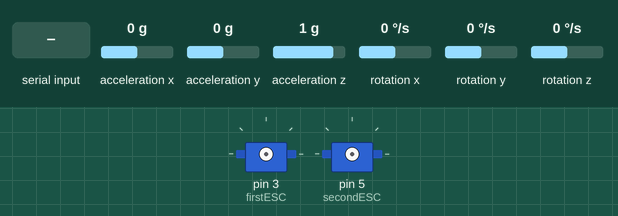
Recording of a sketch running on a simulated Arduino Uno, built with avr-gcc and run on an emulated ATmega328P. Shown: 2 × servo. The test bench sets the inputs (shaded band); at power-on: acceleration x 0 g, acceleration y 0 g, acceleration z 1 g, rotation x 0 °/s, rotation y 0 °/s, rotation z 0 °/s. The sensor or clock chip raises its interrupt line as the real part does; what the sketch prints to the serial monitor is not drawn.

Above: at 0.9 s.
1.0 s: byte 1 (1) received over Serial
3.0 s: byte 2 (MEGA_STARTESC) received over Serial
At 4.2 s:
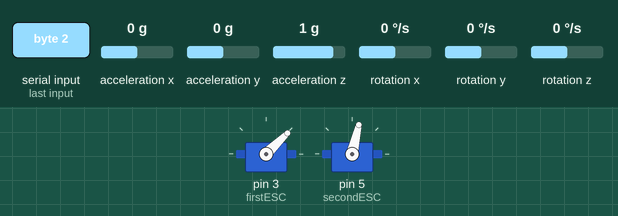
Timing chart, 0 to 24.5 s (numbered marks = the images above; inputs shaded):
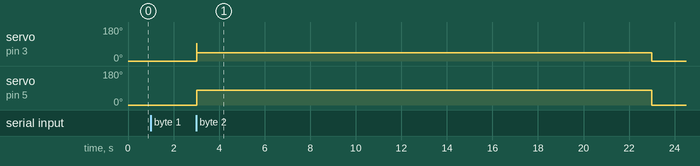

The sketch:

LQR1DOFPend.ino
```cpp
// PID2DOFPend v.1.5.2 (stable)
// updated 24 June 2019
// drives ESCs in parallel to PIDCart_RTData or PIDCart_saveData
// on Arduino Pro Mini via Serial
// sends roll, pitch, and sampling time for each feedback iteration
// set enableRotors as false to disable ESCs for debugging

#include <I2Cdev.h>
#include <Servo.h>
#include <I2C.h>
#include <MPU6050_6Axis_MotionApps20.h>
#include <Wire.h>

MPU6050 mpu;

#define ACCELEROMETER_SENSITIVITY 16384.0
#define GYROSCOPE_SENSITIVITY 131.0
#define SCL A5
#define SDA A4
#define INTERRUPT_PIN 10  // use pin 2 on Arduino Uno & most boards


// MPU control/status vars
bool dmpReady = false;  // set true if DMP init was successful
uint8_t mpuIntStatus;   // holds actual interrupt status byte from MPU
uint8_t devStatus;      // return status after each device operation (0 = success, !0 = error)
uint16_t packetSize;    // expected DMP packet size (default is 42 bytes)
uint16_t fifoCount;     // count of all bytes currently in FIFO
uint8_t fifoBuffer[64]; // FIFO storage buffer

// orientation/motion vars
Quaternion q;           // [w, x, y, z]         quaternion container
VectorFloat gravity;    // [x, y, z]            gravity vector
float ypr[3];           // [yaw, pitch, roll]   yaw/pitch/roll container and gravity vector

// Initialise the roll pitch yaw variables
float roll = 0;
int i = 0;

double rollTarget = 0;
double rollErrSum, lastRollErr;
double k, s;
double dRollErr, rollError, dRoll;
double lastRoll = 0;

// times
unsigned long timeChange = 0;
unsigned long lastTime = 0;
unsigned long timeBegin;
unsigned long endTime = 20000; // duration of controller activation in milliseconds

union ftb {
    float fval;
    byte bval[4];
}; // union type declaration to convert float to bytes and vice versa
ftb floatToBytes; // union variable that converts float to bytes and vice versa

// ESC initialised
Servo firstESC, secondESC;
int firstESCSpeed = 0;
int firstESCSpeedPrev = 0;
int secondESCSpeed = 0;
int secondESCSpeedPrev = 0;
int ESCSpeedMAX = 2000;
int ESCSpeedMIN = 1000;
int ESCSpeedDMAX = 800; // Limits the range of ESC speeds. Eg. with ESCSpeedMIN=1000, and ESCSpeedDMAX at 800, the max speed is 1800.
int ESCRateCap = 500; // Limits the increments size of the ESC speed.
int value = 0;

// Used in 'turnOff' function to assign new gains.
double newP, newI, newD;

// debugger flags
bool enableRotors = true; // set to true to enable rotors
//bool enableRotorData = false; // set to true to print control inputs for ESC

volatile bool mpuInterrupt = false;     // indicates whether MPU interrupt pin has gone high
void dmpDataReady() {
    mpuInterrupt = true;
}

unsigned short sysStatus = 0;

#define SETTING_UP 0
#define ESCSTANDBY 1
#define ESCSTARTED 2
#define ESCSTOPPED 3
#define WAITFOR_KP 4
#define WAITFOR_KI 5
#define WAITFOR_KD 6
#define ERROR_FAIL 7

// define 1-byte status flags to write to Mega
#define MINI_COMSETUP   1
#define MINI_I2CINIT    2
#define MINI_MPUTEST    3
#define MINI_MPUREADY   4
#define MINI_MPUFAIL    5
#define MINI_DMPINIT    6
#define MINI_DMPENABLE  7
#define MINI_DMPINTRUPT 8
#define MINI_DMPREADY   9
#define MINI_DMPFAIL1   10
#define MINI_DMPFAIL2   11
#define MINI_DMPFAIL0   12
#define MINI_ESCSTANDBY 13
#define MINI_ESCSTARTED 14
#define MINI_DATADUMP   15
#define MINI_ESCENDED   16
#define MINI_NEWGAINP   17
#define MINI_NEWGAINI   18
#define MINI_NEWGAIND   19
#define MINI_ERROR      20

// define 1-byte status flags to read from Mega
#define MEGA_COMSETUP   1
#define MEGA_STARTESC   2
#define MEGA_PRINTEND   3
#define MEGA_COMFLOAT   4

///////////////////////////////////////////////////////////////
//-----------------------EXECUTION LOOP----------------------//
///////////////////////////////////////////////////////////////

void setup(){
    Serial.begin(115200);
    while(Serial.read()>=0);
    setupConnection();
    setupMPU();
    setupESC();
    k = 107.5033;    s = 316.0166;
    sysStatus = ESCSTANDBY;
}

void loop(){
    switch(sysStatus){
        case ESCSTANDBY:
            Serial.write(MINI_ESCSTANDBY);
            while(!Serial.available());
            if(Serial.read() == MEGA_STARTESC){
                Serial.write(MINI_ESCSTARTED);
                sysStatus = ESCSTARTED;
                timeBegin = millis();
            }
            else{
                sysStatus = ERROR_FAIL;
            }
            break;
        case ESCSTARTED:
            if(lastTime<endTime){
                processDMPdata();
                feedbackLoop(); //the time recored as lastTime
                dumpData();
            }
            else{
                Serial.write(MINI_ESCENDED);
                sysStatus = ESCSTOPPED;
            }
            break;
        case ESCSTOPPED:
            turnOff();
            while(!Serial.available());
            if(Serial.read() == MEGA_PRINTEND){
                sysStatus = WAITFOR_KP;
            }
            else {
                sysStatus = ERROR_FAIL;
            }
            break;
        case WAITFOR_KP:
            Serial.write(MINI_NEWGAINP);
            receiveFloat();
            if(floatToBytes.fval == 0){
                sysStatus = ESCSTANDBY;
            }
            else{
                k = floatToBytes.fval;
                sysStatus = WAITFOR_KI;
            }
            break;
        case WAITFOR_KI:
            Serial.write(MINI_NEWGAINI);
            receiveFloat();
            s = floatToBytes.fval;
            sysStatus = WAITFOR_KD;
            break;
        default:
            turnOff();
            Serial.write(MINI_ERROR);
            while(true);
            break;
    }
}

///////////////////////////////////////////////////////////////
//----------------SETUP FUNCTION DEFINITIONS-----------------//
///////////////////////////////////////////////////////////////

// wait for Mega's setup flag and return the flag
void setupConnection(){
    Serial.write(MINI_COMSETUP);
    while (!(Serial.available() && Serial.read() == 1)); // wait for reply flag
}

// Setup MPU6050 using the DMP.
void setupMPU(){
    // join I2C bus (I2Cdev library doesn't do this automatically)
    I2c.begin();
    I2c.timeOut(30); //50

    // initialize device
    Serial.write(MINI_I2CINIT); // Initialising I2C devices
    mpu.initialize();
    pinMode(INTERRUPT_PIN, INPUT);

    // verify connection
    Serial.write(MINI_MPUTEST); // Testing MPU connection
    if(mpu.testConnection()){
        Serial.write(MINI_MPUREADY); // MPU connection success
    }
    else{
        Serial.write(MINI_MPUFAIL); // MPU connection failed
    }

    // load and configure the DMP
    Serial.write(MINI_DMPINIT); // Initialising DMP
    devStatus = mpu.dmpInitialize();

    // supply your own gyro offsets here, scaled for min sensitivity
    mpu.setXGyroOffset(-12);
    mpu.setYGyroOffset(20);
    mpu.setZGyroOffset(-69);
    mpu.setXAccelOffset(-5679);
    mpu.setYAccelOffset(2988);
    mpu.setZAccelOffset(1532); // 1688 factory default for my test chip

    // make sure it worked (returns 0 if so)
    if (devStatus == 0) {
        // turn on the DMP, now that it's ready
        Serial.write(MINI_DMPENABLE); // Enabling DMP
        mpu.setDMPEnabled(true);

        // enable Arduino interrupt detection
        Serial.write(MINI_DMPINTRUPT); //"Enabling interrupt detection (Arduino external interrupt 0)..."
        attachInterrupt(digitalPinToInterrupt(INTERRUPT_PIN), dmpDataReady, RISING);
        mpuIntStatus = mpu.getIntStatus();

        // set our DMP Ready flag so the main loop() function knows it's okay to use it
        Serial.write(MINI_DMPREADY); //"DMP ready! Waiting for first interrupt..."
        dmpReady = true;

        // get expected DMP packet size for later comparison
        packetSize = mpu.dmpGetFIFOPacketSize();
    }
    else {
        if(devStatus == 1){ // initial memory load failed
            Serial.write(MINI_DMPFAIL1); // "DMP initialisation failed: error code 1"
        }
        else if(devStatus == 2){ // DMP configuration updates failed
            Serial.write(MINI_DMPFAIL2); // "DMP initialisation failed: error code 2"
        }
        else{
            Serial.write(MINI_DMPFAIL0); // "DMP initialisation failed: misc"
        }
    }
}

// Setup ESCs for top motors.
void setupESC(){
    firstESC.attach(3);
    secondESC.attach(5);
    //while (!Serial); // what does this do??

    firstESC.writeMicroseconds(value);
    //Serial.write(ESCSpeedMAX);
    secondESC.writeMicroseconds(value);
    //Serial.write(ESCSpeedMAX);
}

// Process angle data from the DMP sensor fusion.
void processDMPdata(){
    // see https://github.com/jrowberg/i2cdevlib/blob/master/Arduino/MPU6050/examples/MPU6050_raw/MPU6050_raw.ino
    // if programming failed, don't try to do anything
    if (!dmpReady) return;

    // wait for MPU interrupt or extra packet(s) available
    // while (!mpuInterrupt && fifoCount < packetSize) {
    //     if (mpuInterrupt && fifoCount < packetSize) {
    //         // try to get out of the infinite loop
    //         fifoCount = mpu.getFIFOCount();
    //     }
    //     // other program behavior stuff here
    //     // .
    //     // if you are really paranoid you can frequently test in between other
    //     // stuff to see if mpuInterrupt is true, and if so, "break;" from the
    //     // while() loop to immediately process the MPU data
    //     // .
    // }

    // reset interrupt flag and get INT_STATUS byte
    mpuInterrupt = false;
    mpuIntStatus = mpu.getIntStatus();

    // get current FIFO count
    fifoCount = mpu.getFIFOCount();

    // check for overflow (this should never happen unless our code is too inefficient)
    if ((mpuIntStatus & 0x10) || fifoCount == 1024 || fifoCount % 42 != 0) {
        // reset so we can continue cleanly
        mpu.resetFIFO();
    }
    // otherwise, check for DMP data ready interrupt (this should happen frequently)
    else if (mpuIntStatus & 0x02) {
        // wait for correct available data length, should be a VERY short wait
        while (fifoCount < packetSize) fifoCount = mpu.getFIFOCount();

        // read a packet from FIFO
        mpu.getFIFOBytes(fifoBuffer, packetSize);

        // track FIFO count here in case there is > 1 packet available
        // (this lets us immediately read more without waiting for an interrupt)
        fifoCount -= packetSize;

        // display Euler angles in degrees
        mpu.dmpGetQuaternion(&q, fifoBuffer);
        mpu.dmpGetGravity(&gravity, &q);
        mpu.dmpGetYawPitchRoll(ypr, &q, &gravity);
    }
}

// Turns off the motors after 'endTime' milliseconds. Can then restart the test with new gains or the same.
void turnOff(){
    firstESC.write(0);
    secondESC.write(0);
}

///////////////////////////////////////////////////////////////
//-----------------RUN FUNCTION DEFINITIONS------------------//
///////////////////////////////////////////////////////////////

// cast incoming 4 bytes in Serial1 read buffer to float
void receiveFloat(){
    while(Serial.available() < 4); // wait until 4+ bytes have arrived at Serial1 buffer
    Serial.readBytes(floatToBytes.bval, 4);
}

// cast float variable to 4 bytes and send to Serial
void sendFloat(float num){
    floatToBytes.fval = num;
    Serial.write(floatToBytes.bval[0]);
    Serial.write(floatToBytes.bval[1]);
    Serial.write(floatToBytes.bval[2]);
    Serial.write(floatToBytes.bval[3]);
}

// dump angle data to Arduino Mega (APM doesn't have enough storage)
void dumpData(){
    Serial.write(MINI_DATADUMP); // data dumping flag
    sendFloat(roll);

    if(timeChange < 255){
        Serial.write(timeChange);
    }
    else{
        Serial.write(0);
    }
}

// compute PID control feedback
void feedbackLoop(){
    /*How long since we last calculated*/
    unsigned long now = millis() - timeBegin;
    timeChange = now - lastTime;

    roll = ypr[2]*180/M_PI-M_PI;

    /*Roll feedback*/
    rollError = rollTarget - roll;
    //rollErrSum += (rollError * timeChange);
    dRoll = roll - lastRoll;

    /*Compute PID Output*/
    //firstESCSpeed = -(kp * pitchError + ki * pitchErrSum - kd * dPitch);
    firstESCSpeed = -(k * rollError - s * 1000 * dRoll/timeChange);
    if (firstESCSpeed < 0){firstESCSpeed = 0;}
    if (firstESCSpeed > ESCSpeedDMAX){firstESCSpeed = ESCSpeedDMAX;}
    if (firstESCSpeed - firstESCSpeedPrev > ESCRateCap){firstESCSpeed = firstESCSpeedPrev + ESCRateCap;}
    if (firstESCSpeed - firstESCSpeedPrev < -ESCRateCap){firstESCSpeed = firstESCSpeedPrev - ESCRateCap;}

    //secondESCSpeed = (kp * pitchError + ki * pitchErrSum - kd * dPitch);
    secondESCSpeed = (k * rollError - s * 1000 * dRoll/timeChange);
    //= (kp * rollError + ki * rollErrSum - kd * dRoll/timeChange);
    if (secondESCSpeed < 0){secondESCSpeed = 0;}
    if (secondESCSpeed > ESCSpeedDMAX){secondESCSpeed = ESCSpeedDMAX;}
    if (secondESCSpeed - secondESCSpeedPrev > ESCRateCap){secondESCSpeed = secondESCSpeedPrev + ESCRateCap;}
    if (secondESCSpeed - secondESCSpeedPrev < -ESCRateCap){secondESCSpeed = secondESCSpeedPrev - ESCRateCap;}


    if(enableRotors){
        firstESC.write(ESCSpeedMIN + firstESCSpeed);
        secondESC.write(ESCSpeedMIN + secondESCSpeed);
    }

    firstESCSpeedPrev = firstESCSpeed;
    secondESCSpeedPrev = secondESCSpeed;

    /*Remember some variables for next time*/
    lastRoll = roll;
    //lastPitchErr = pitchError;
    lastTime = now;
}
```

Measured:
- after the input at 3.0 s, servo on pin 3 (firstESC): 0° → 44° at once, → 0° 20.0 s later; servo on pin 5 (secondESC): 0° → 77° at once, → 0° 20.0 s later
